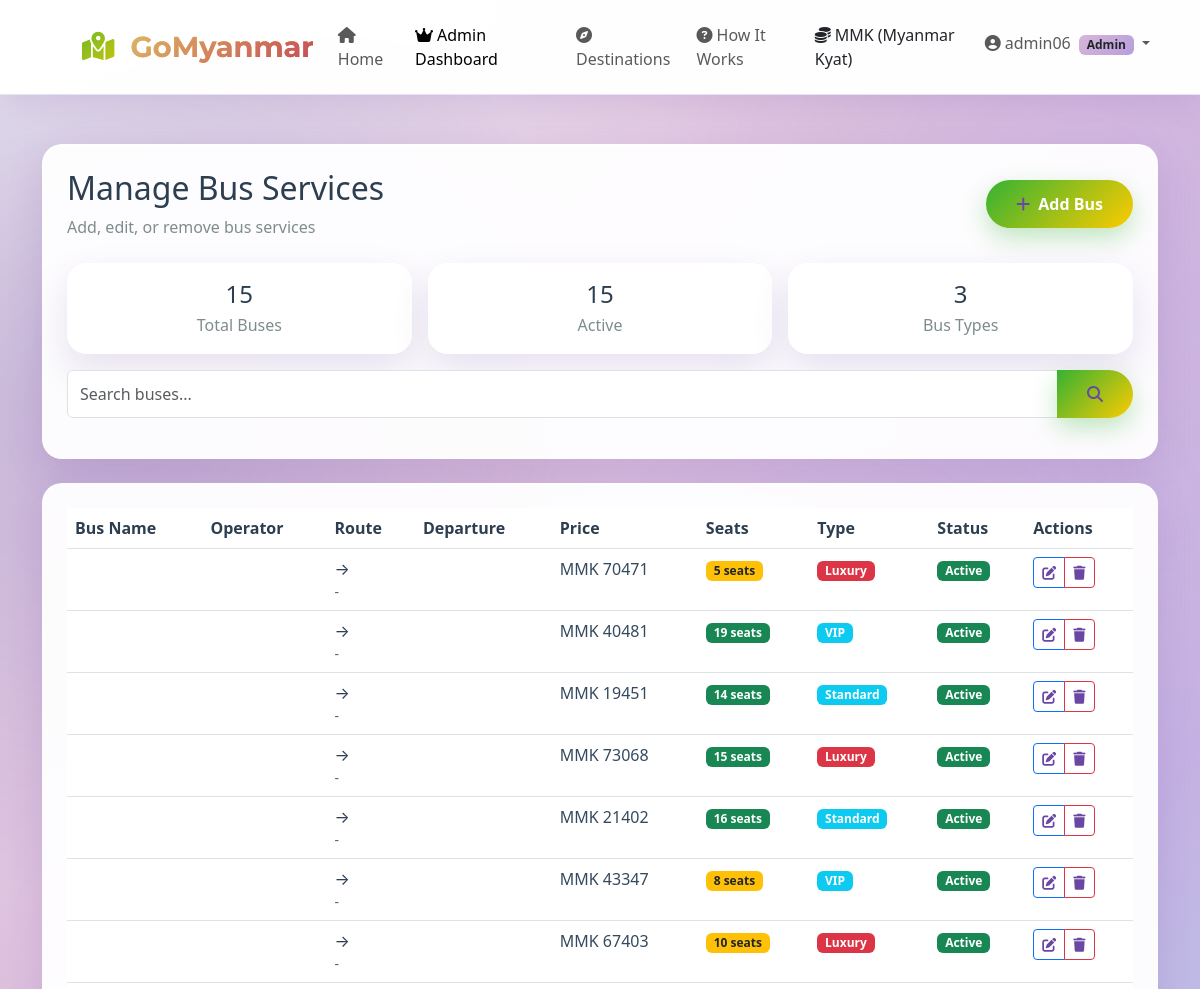
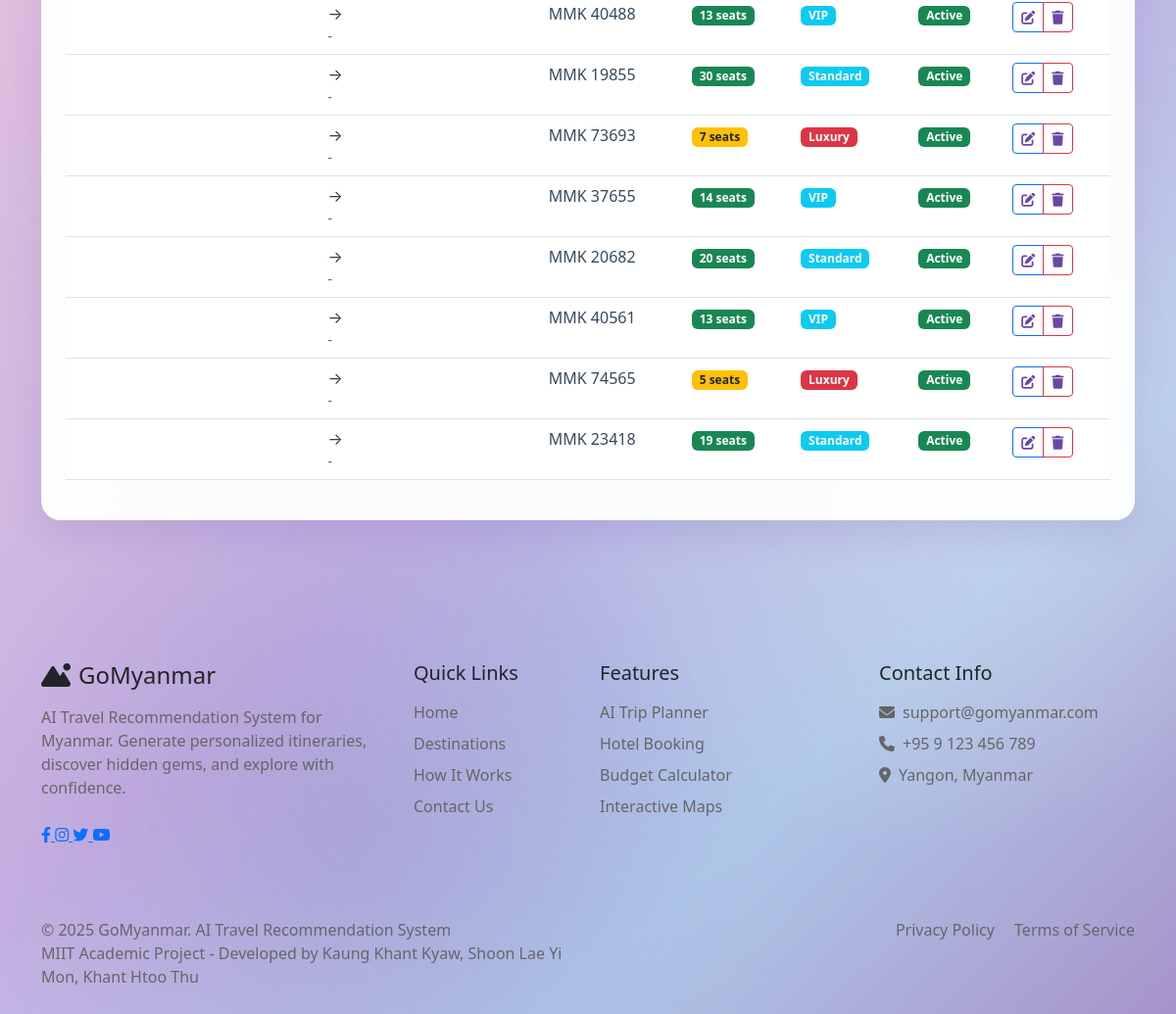
The page /users/admin/buses/ (signed in) on the database as committed earlier (2 pictures, top to bottom).
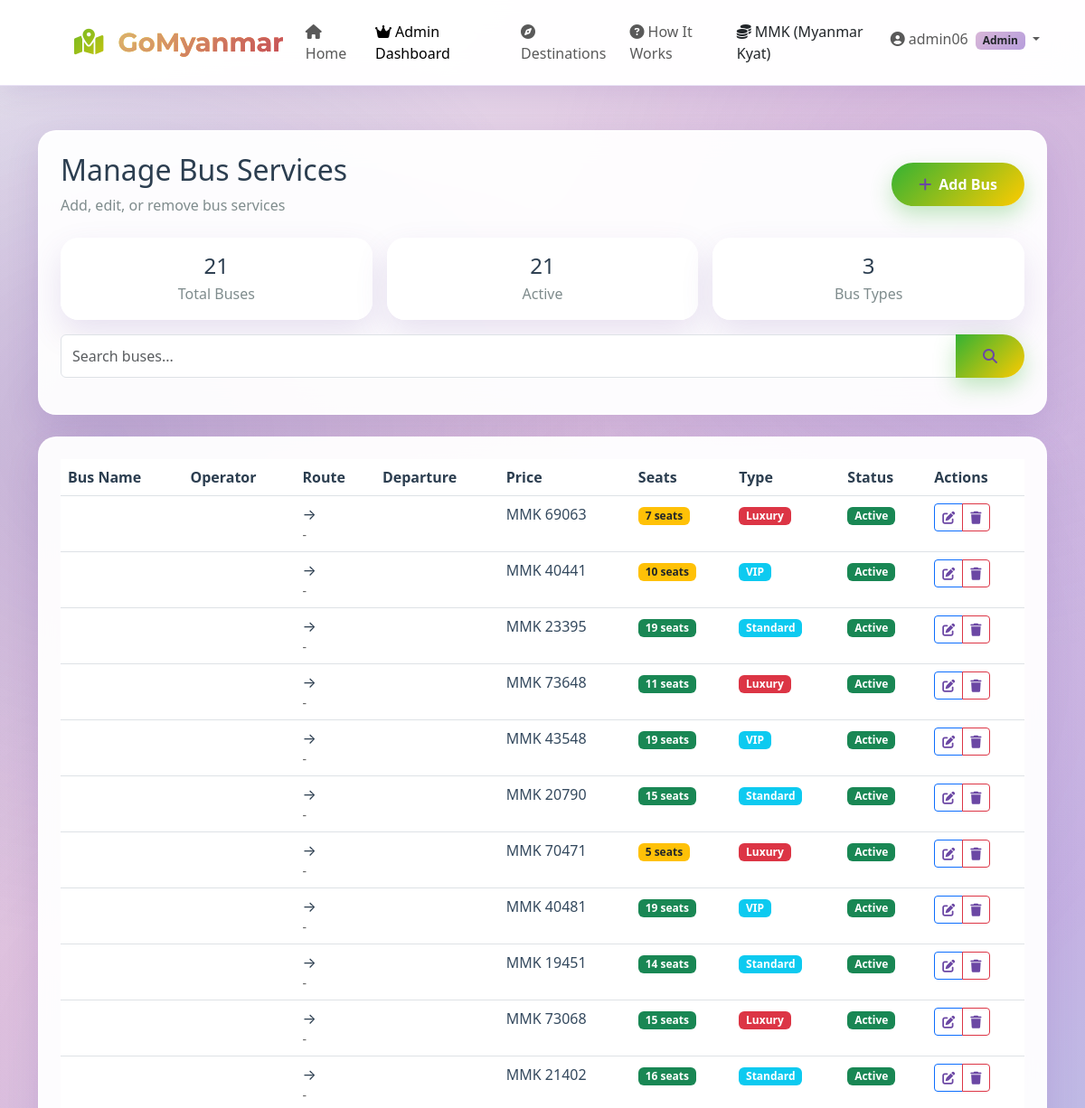
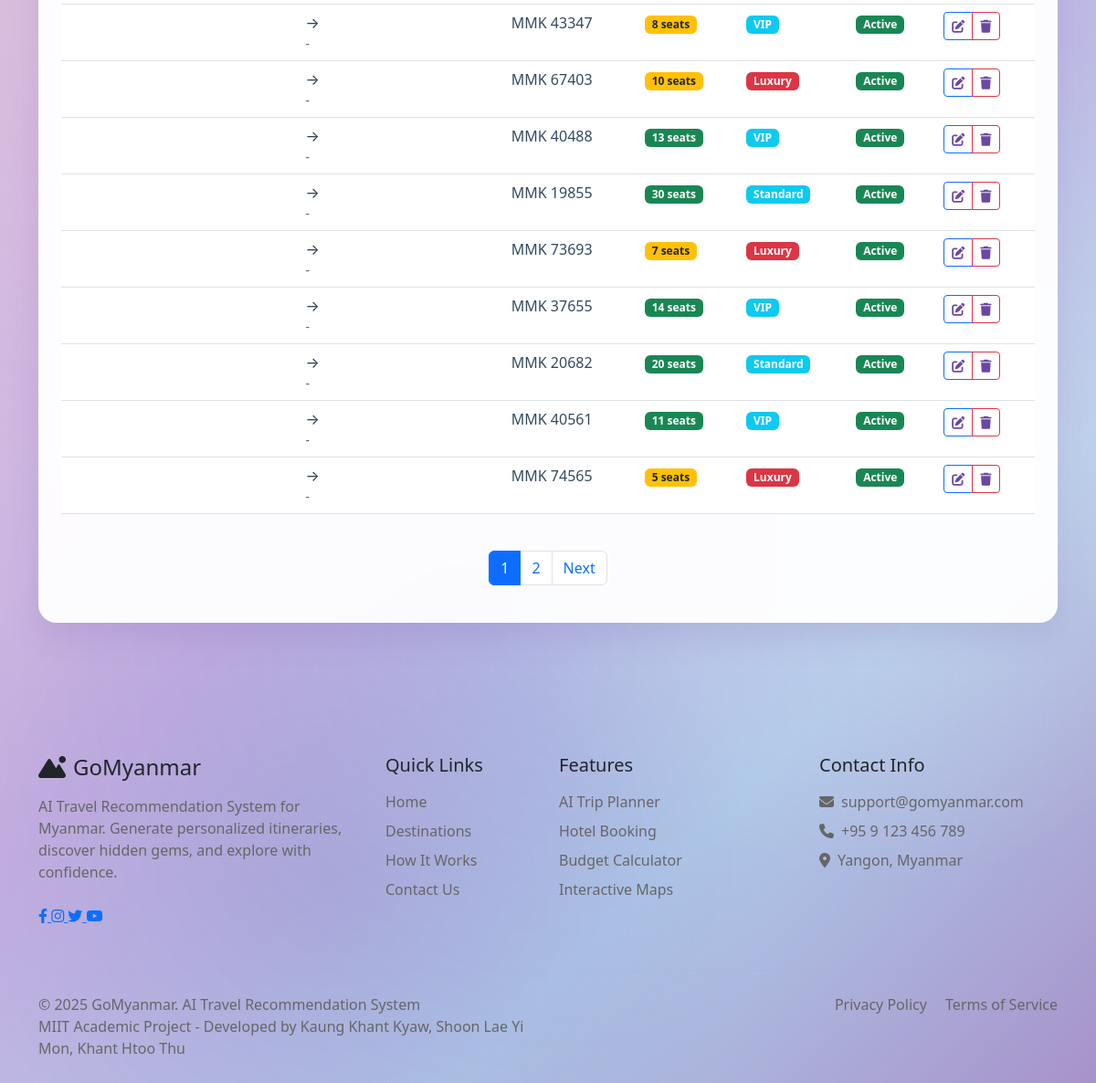
The same page on the database as committed later (2 pictures, top to bottom).
### planner/models.py (models this page shows, shortened)
class BusService(models.Model):
    company = models.CharField(max_length=100)
    departure = models.ForeignKey(Destination, on_delete=models.CASCADE, related_name='departing_buses')
    arrival = models.ForeignKey(Destination, on_delete=models.CASCADE, related_name='arriving_buses')
    departure_time = models.TimeField()
    duration = models.DurationField()
    price = models.DecimalField(max_digits=10, decimal_places=0, help_text="Price in MMK")
    bus_type = models.CharField(max_length=50, choices=[
        ('standard', 'Standard'),
        ('vip', 'VIP'),
        ('luxury', 'Luxury'),
    ])
    total_seats = models.IntegerField(default=40)
    available_seats = models.IntegerField(default=40)
    bus_number = models.CharField(max_length=20, blank=True)
    bus_image = models.ImageField(upload_to='buses/', blank=True, null=True)
    amenities = models.JSONField(default=list, blank=True)
    description = models.TextField(blank=True)
    is_active = models.BooleanField(default=True)
    created_at = models.DateTimeField(auto_now_add=True)

### users/views_admin.py (the view)
# urls.py: path('admin/buses/', views_admin.AdminBusesView.as_view(), name='admin_buses'),
class AdminBusesView(LoginRequiredMixin, AdminRequiredMixin, ListView):
    model = BusService
    template_name = 'users/admin_buses.html'
    context_object_name = 'buses'
    paginate_by = 20
    def get_queryset(self):
        queryset = BusService.objects.select_related('departure', 'arrival').order_by('-created_at')
        search = self.request.GET.get('search', '')
        if search:
            queryset = queryset.filter(
                Q(company__icontains=search) |
                Q(bus_type__icontains=search)
            )
        return queryset
    def get_context_data(self, **kwargs):
        context = super().get_context_data(**kwargs)
        context['total_buses'] = BusService.objects.count()
        context['active_buses'] = BusService.objects.filter(is_active=True).count()
        return context

### planner/context_processors.py (called while the page is built)
def leaflet_config(request):
    return {
        'LEAFLET_CONFIG': settings.LEAFLET_CONFIG,
        'USE_GOOGLE_MAPS': False,
        'MAP_PROVIDER': 'leaflet'
    }

### users/models.py (called while the page is built)
    def is_admin_user(self):
        return self.user_type == 'admin' or self.is_staff or self.is_superuser

### users/views_admin.py (called while the page is built)
def is_admin(user):
    return user.is_superuser or user.groups.filter(name='Admin').exists() or getattr(user, 'user_type', None) == 'admin'

    def test_func(self):
        return is_admin(self.request.user)

### templates/users/admin_buses.html (shortened to what the changed rows need)
{% extends 'base.html' %}
{% block content %}
<div class="container py-5 mt-5">
    <div class="card-glass p-4 mb-4">
        <div class="d-flex justify-content-between align-items-center mb-4">
            <div>
                <h2 class="mb-2" style="color: #2c3e50;">Manage Bus Services</h2>
            </div>
        </div>
        <div class="row g-3 mb-3">
            <div class="col-md-4">
                <div class="card-glass p-3 text-center">
                    <h4 class="mb-1" style="color: #2c3e50;">{{ total_buses }}</h4>
                    <p class="mb-0" style="color: #7f8c8d;">Total Buses</p>
                </div>
            </div>
            <div class="col-md-4">
                <div class="card-glass p-3 text-center">
                    <h4 class="mb-1" style="color: #2c3e50;">{{ active_buses }}</h4>
                    <p class="mb-0" style="color: #7f8c8d;">Active</p>
                </div>
            </div>
        </div>
    </div>
    <div class="card-glass p-4">
        <div class="table-responsive">
            <table class="table table-hover">
                <thead>
                    <tr>
                        <th style="color: #2c3e50;">Bus Name</th>
                        <th style="color: #2c3e50;">Operator</th>
                        <th style="color: #2c3e50;">Route</th>
                        <th style="color: #2c3e50;">Departure</th>
                        <th style="color: #2c3e50;">Price</th>
                        <th style="color: #2c3e50;">Seats</th>
                        <th style="color: #2c3e50;">Type</th>
                        <th style="color: #2c3e50;">Status</th>
                        <th style="color: #2c3e50;">Actions</th>
                    </tr>
                </thead>
                <tbody>
                    {% for bus in buses %}
                    <tr>
                        <td style="color: #34495e; font-weight: 500;">{{ bus.name }}</td>
                        <td style="color: #34495e;">{{ bus.operator }}</td>
                        <td>
                            <div style="color: #2c3e50;">{{ bus.departure_city }} → {{ bus.arrival_city }}</div>
                            <div class="text-gray small">
                                {{ bus.departure_time|date:"M d, H:i" }} - {{ bus.arrival_time|date:"M d, H:i" }}
                            </div>
                        </td>
                        <td style="color: #7f8c8d;">{{ bus.departure_time|date:"M d, Y" }}</td>
                        <td style="color: #34495e;">MMK {{ bus.price|floatformat:0 }}</td>
                        <td>
                            <span class="badge {% if bus.available_seats > 10 %}bg-success{% elif bus.available_seats > 0 %}bg-warning text-dark{% else %}bg-danger{% endif %}">
                                {{ bus.available_seats }} seats
                            </span>
                        </td>
                        <td>
                            <span class="badge {% if bus.bus_type == 'luxury' %}bg-danger{% elif bus.bus_type == 'express' %}bg-warning text-dark{% else %}bg-info{% endif %}">
                                {{ bus.get_bus_type_display }}
                            </span>
                        </td>
                        <td>
                            {% if bus.is_active %}
                            <span class="badge bg-success">Active</span>
                            {% else %}
                            <span class="badge bg-danger">Inactive</span>
                            {% endif %}
                        </td>
                        <td>
                            <div class="btn-group" role="group">
                                <a href="/admin/planner/busservice/{{ bus.id }}/change/"
                                   class="btn btn-sm btn-outline-primary">
                                    <i class="fas fa-edit"></i>
                                </a>
                                <button class="btn btn-sm btn-outline-danger delete-bus-btn"
                                        data-bus-id="{{ bus.id }}">
                                    <i class="fas fa-trash"></i>
                                </button>
                            </div>
                        </td>
                    </tr>
                    {% endfor %}
                </tbody>
            </table>
        </div>
        {% if is_paginated %}
        <nav aria-label="Page navigation" class="mt-4">
            <ul class="pagination justify-content-center">
                {% for num in page_obj.paginator.page_range %}
                {% if page_obj.number == num %}
                <li class="page-item active"><span class="page-link">{{ num }}</span></li>
                {% else %}
                <li class="page-item">
                    <a class="page-link" href="?page={{ num }}{% if request.GET.search %}&search={{ request.GET.search }}{% endif %}">
                        {{ num }}
                    </a>
                </li>
                {% endif %}
                {% endfor %}
                {% if page_obj.has_next %}
                <li class="page-item">
                    <a class="page-link" href="?page={{ page_obj.next_page_number }}{% if request.GET.search %}&search={{ request.GET.search }}{% endif %}">
                        Next
                    </a>
                </li>
                {% endif %}
            </ul>
        </nav>
        {% endif %}
    </div>
</div>
{% endblock %}

Rows that differ between the two databases and show on the page:
no longer on this page (row unchanged): BusService: price "23418", available_seats "19", bus_type "Standard", is_active "Active"
added BusService: price "69063", available_seats "7", bus_type "Luxury", is_active "Active"
added BusService: price "40441", available_seats "10", bus_type "VIP", is_active "Active"
added BusService: price "23395", available_seats "19", bus_type "Standard", is_active "Active"
added BusService: price "73648", available_seats "11", bus_type "Luxury", is_active "Active"
added BusService: price "43548", available_seats "19", bus_type "VIP", is_active "Active"
added BusService: price "20790", available_seats "15", bus_type "Standard", is_active "Active"
changed BusService (number 19 of 20 on the later page): available_seats "13" → "11"
Other text that changed with them:
{{ total_buses }}: "15" → "21"
{{ active_buses }}: "15" → "21"
new list line: "1"
new list line: "2"
text now shown: "Next"
